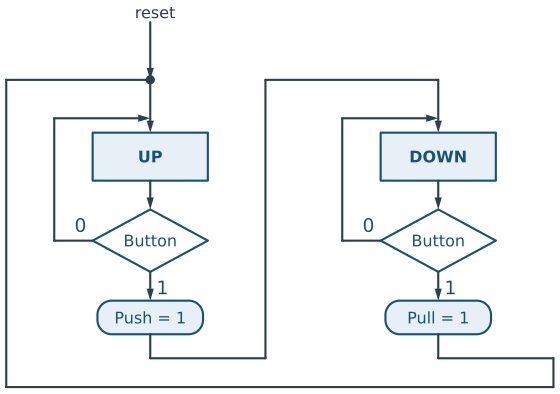

This chart was generated by the following Python code:
"""ASM chart of the window-blinds controller: Mealy outputs in conditional boxes."""
from schemdraw import flow
from schemdraw import elements as elm
from _style import new_drawing, block, line

STATES = [("UP", "Push = 1"), ("DOWN", "Pull = 1")]
DX = 6.0
TOP = 0.6
EXIT = -5.2


def arrow(d, a, b):
    d.add(elm.Arrow().at(a).to(b))


def draw():
    d = new_drawing(fontsize=11)
    for i, (name, out) in enumerate(STATES):
        cx = i * DX
        lx = cx - 2.0
        st = d.add(block(flow.Box(w=2.4, h=1.0)).at((cx, -0.5)).anchor("N")
                   .label(f"$\\bf{{{name}}}$"))
        arrow(d, (cx, TOP), st.N)
        dec = d.add(block(flow.Decision(w=2.4, h=1.3, W="0", S="1"), fill="white")
                    .at((cx, st.S[1] - 0.6)).anchor("N").label("Button"))
        arrow(d, st.S, dec.N)
        cond = d.add(block(flow.RoundBox(w=2.2, h=0.7)).at((cx, dec.S[1] - 0.6))
                     .anchor("N").label(out))
        arrow(d, dec.S, cond.N)
        line(d, dec.W, (lx, dec.W[1]), (lx, -0.2))
        arrow(d, (lx, -0.2), (cx, -0.2))
        line(d, cond.S, (cx, EXIT))
        if i == 0:
            line(d, (cx, EXIT), (cx + 2.4, EXIT), (cx + 2.4, TOP), (cx + DX, TOP))
        else:
            line(d, (cx, EXIT), (cx + 2.4, EXIT), (cx + 2.4, EXIT - 0.6),
                 (-3.0, EXIT - 0.6), (-3.0, TOP), (0, TOP))
    d.add(elm.Arrow().at((0, TOP + 1.2)).to((0, TOP)))
    d.add(elm.Label().at((0, TOP + 1.5)).label("reset"))
    d.add(elm.Dot().at((0, TOP)))
    return d
